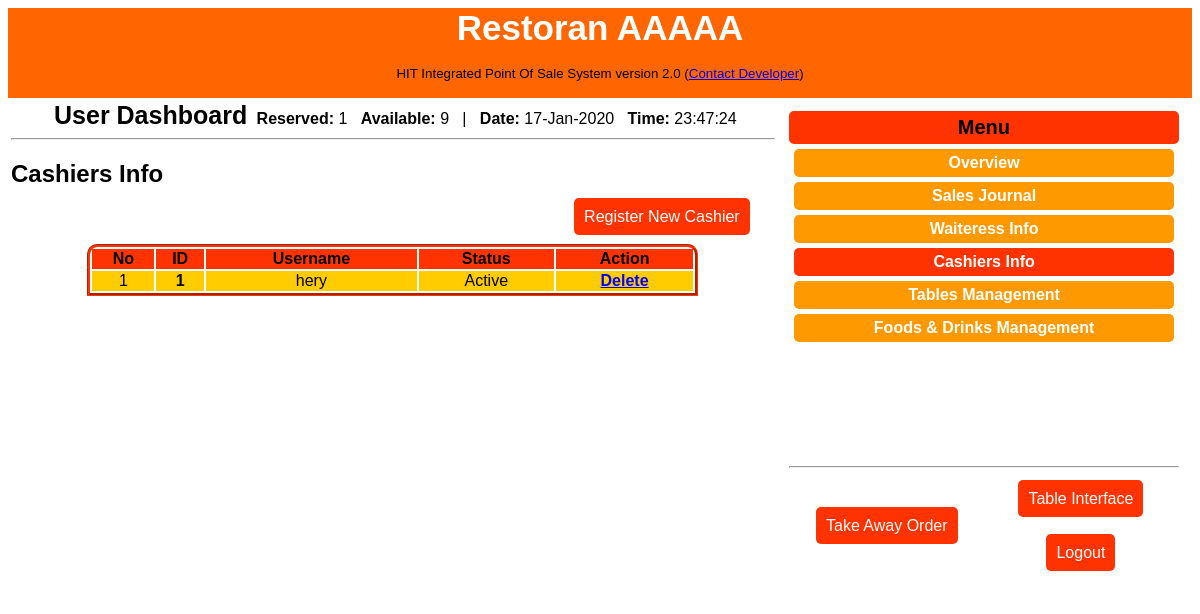
The page /cashiers/db_cashier_info.php (signed in) on the database its author committed.
### tables this page shows
CREATE TABLE `users` (
  `user_id` int(11) NOT NULL,
  `user_name` varchar(255) NOT NULL,
  `user_password` varchar(255) NOT NULL,
  `user_section` varchar(255) NOT NULL,
  `user_status` varchar(255) NOT NULL
);

### cashiers/db_cashier_info.php (the view, shortened to what this page needs)
<?php
if(isset($_SESSION["user_name"])){
require_once("includes/connection.php");
require_once("template/._header.php");
$available = "0";
$reserved = "1";
$qtable_ava = mysqli_query($conn, "SELECT * FROM tables WHERE table_status = '{$available}'");
$rwqt_ava = mysqli_num_rows($qtable_ava);
$qtable_res = mysqli_query($conn, "SELECT * FROM tables WHERE table_status = '{$reserved}'");
$rwqt_res = mysqli_num_rows($qtable_res);
?>
<div align="center">
        <strong style="font-size:25px; padding: 5px;">User Dashboard</strong>
            <strong>Reserved:</strong> <?= $rwqt_res ?> &nbsp;  <strong>Available:</strong> <?= $rwqt_ava ?>
            &nbsp; | &nbsp;
            <strong>Date:</strong> <?= date("d-M-Y",time() - 54000) ?>  &nbsp;
            <strong>Time:</strong> <?= date("H:i:s",time() + 54000) ?>
            	<hr /></div>
	<h2>Cashiers Info</h2>
<div align="center">
	<div align="right" id="rb_menu" style="margin-right:25px;"><a href="add_user.php?user_section=cashier">Register New Cashier</a></div>
    <br />
<table class="tbl" width="80%" style="border:#F30 groove; border-top-right-radius:10px; border-top-left-radius:10px;">
    	<tr style="background:#F30;" >
        	<th>No</th>
            <th>ID</th>
            <th>Username</th>
            <th>Status</th>
            <th>Action</th>
        </tr>
        <?php
		$waitress = "cashier";
		$no = 0 + 1;
        	$quser = mysqli_query($conn, "SELECT * FROM users WHERE user_section = '{$waitress}'");
				while($rquser = mysqli_fetch_array($quser)){
					$user_status = $rquser["user_status"];
					if($user_status <= "0"){
						$status = "Inactive";
					}else{
						$status = "Active";
					}
		?>
        <tr>
        	<td align="center"><?= $no ?></td>
            <td align="center"><strong><?= $rquser["user_id"] ?></strong></td>
            <td align="center"><?= $rquser["user_name"] ?></td>
            <td align="center"><?= $status ?></td>
            <td align="center"><div id="delete_button"><a href="del_user.php?user_id=<?= $rquser["user_id"] ?>&user_section=cashier" >
            						<strong>Delete</strong>
                               </a></div>
            </td>
        </tr>
    	<?php
		$no++;
				}
        ?>
    </table>
</div>
</td>
        <td width="35%" valign="top" align="center">
            <div id="right_bar" align="center">
                <div id="rb_total" align="center" style="height:275px;">
                    <div align="center" id="rbt_rm" style="background:#F30; border-radius:5px; padding:5px;">
                        <strong style="font-size:20px;">Menu</strong>
                    </div>
                   <div id="menudb_inactive" style="" align="center">
                        <a href="dashboard.php">
                        <div align="center">
                        <strong style="color:#fff;">Overview</strong>
                        </div></a>
                   </div>
                   <div id="menudb_inactive" style="" align="center">
                        <a href="db_sale_journal.php">
                        <div align="center">
                        <strong style="color:#fff;">Sales Journal</strong>
                        </div></a>
                   </div>
                   <div id="menudb_inactive" style="" align="center">
                        <a href="db_waiteress_info.php">
                        <div align="center">
                        <strong style="color:#fff;">Waiteress Info</strong>
                        </div></a>
                   </div>
                   <div id="menudb_active" style="" align="center">
                        <a href="db_cashier_info.php">
                        <div align="center">
                        <strong style="color:#fff;">Cashiers Info</strong>
                        </div></a>
                   </div>
                   <div id="menudb_inactive" style="" align="center">
                        <a href="db_table_management.php">
                        <div align="center">
                        <strong style="color:#fff;">Tables Management</strong>
                        </div></a>
                   </div>
                   <div id="menudb_inactive" style="" align="center">
                        <a href="db_food_drink_management.php">
                        <div align="center">
                        <strong style="color:#fff;">Foods & Drinks Management</strong>
                        </div></a>
                   </div>
           		</div>
            <br /><br /><br /><br />
         <hr />
         <table width="100%" height="100" border="0">
         	<tr>
         		<td width="50%" >
                	<div align="center" id="rb_menu">
                    	<a href="">Take Away Order</a>
                    </div>
                </td>
                <td>
                	<div align="center" id="rb_menu">
                		<a href="index.php">Table Interface</a><br /><br /><br />
                		<a href="logout.php">Logout</a>
                   	</div>
                </td>
         	</tr>
         </table>
         </div>
         </td>
     </tr>
</table>
</body>
</html>
<?php
}else{
	header("Location: ../index.php");
}
?>

### cashiers/template/style.css (style rules this page uses)
body { font-family:Verdana, Geneva, sans-serif; }
div#right_bar { background:#fff; padding: 10px; }
div#rb_menu > a { background:#F30; color:#FFF; padding:10px; border-radius:5px; font-size:16px; text-decoration:none; }
div#menudb_inactive { width:100%; }
div#menudb_inactive > a { float: left; width:95%; margin-left:5px; padding:5px; background: #F90; border-radius:5px; text-decoration:none; margin-top:5px; }
div#menudb_active > a { float: left; width:95%; margin-left:5px; padding:5px; background: #F30; border-radius:5px; text-decoration:none; margin-top:5px; }
.tbl tr { background-color: #FC0; }
div#delete_button > a { color:blue; }

### rows shown on the page
users: user_id "1", user_name "hery", user_status "Active"

### other values the page prints
$rwqt_res "1"
$rwqt_ava "9"
